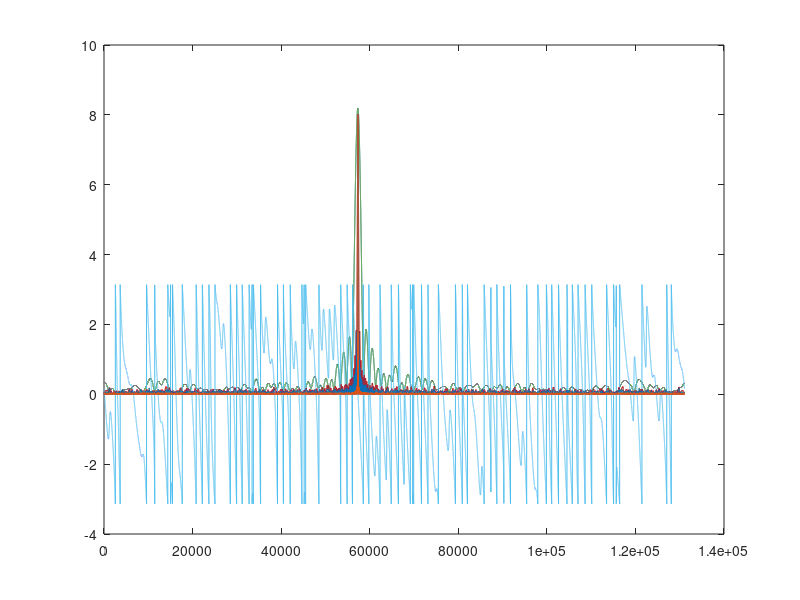

MATLAB code to generate this figure:
clear;clc;close all
load('Noisy-expo.mat')

for M = [100,500,1000,10000]
plot(abs(fftshift(fft(y(1:M),2^17)/M)));hold on
end

%M=100
plot(abs(fftshift(fft(y(1:100),2^17)/100)));hold on
plot(angle(fftshift(fft(y(1:100),2^17)/100)));hold on
%M=500
plot(abs(fftshift(fft(y(1:500),2^17)/500)));hold on
%M=1000
plot(abs(fftshift(fft(y(1:1000),2^17)/1000)));hold on
%M=10000
plot(abs(fftshift(fft(y(1:10000),2^17)/10000)));hold on

